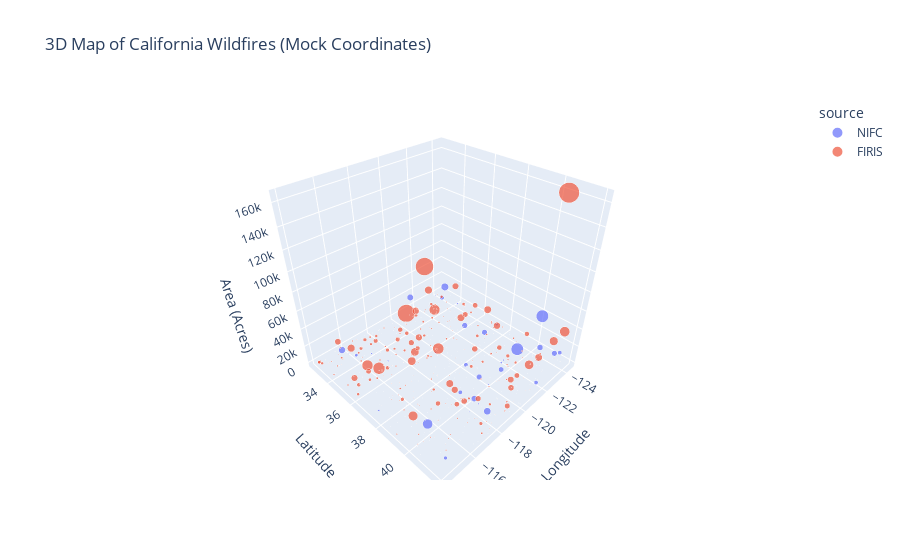

This figure's notebook cell:
### Code cell
## 3D Map using Plotly

fig = px.scatter_3d(
    df,
    x='longitude',
    y='latitude',
    z='area_acres',
    color='source',
    hover_name='incident_name',
    size='area_acres',
    title='3D Map of California Wildfires (Mock Coordinates)',
    labels={'longitude': 'Longitude', 'latitude': 'Latitude', 'area_acres': 'Area (Acres)'}
)
fig.show()

### Figure 1 — Plotly figure (JSON) as saved in the notebook; plotly's stock layout.template omitted (floating-point values rounded to 4 significant figures; data arrays with more than 128 entries replaced by an {"elided": "..."} marker saying what was removed)
{"data": [{"hovertemplate": "<b>%{hovertext}</b><br><br>source=NIFC<br>Longitude=%{x}<br>Latitude=%{y}<br>Area (Acres)=%{marker.size}<extra></extra>", "hovertext": {"elided": "150 str values"}, "legendgroup": "NIFC", "marker": {"color": "#636efa", "size": {"elided": "150 float values"}, "sizemode": "area", "sizeref": 410.7, "symbol": "circle"}, "mode": "markers", "name": "NIFC", "scene": "scene", "showlegend": true, "type": "scatter3d", "x": {"elided": "150 float values"}, "y": {"elided": "150 float values"}, "z": {"elided": "150 float values"}}, {"hovertemplate": "<b>%{hovertext}</b><br><br>source=FIRIS<br>Longitude=%{x}<br>Latitude=%{y}<br>Area (Acres)=%{marker.size}<extra></extra>", "hovertext": {"elided": "573 str values"}, "legendgroup": "FIRIS", "marker": {"color": "#EF553B", "size": {"elided": "573 float values"}, "sizemode": "area", "sizeref": 410.7, "symbol": "circle"}, "mode": "markers", "name": "FIRIS", "scene": "scene", "showlegend": true, "type": "scatter3d", "x": {"elided": "573 float values"}, "y": {"elided": "573 float values"}, "z": {"elided": "573 float values"}}], "layout": {"legend": {"itemsizing": "constant", "title": {"text": "source"}, "tracegroupgap": 0}, "scene": {"domain": {"x": [0, 1], "y": [0, 1]}, "xaxis": {"title": {"text": "Longitude"}}, "yaxis": {"title": {"text": "Latitude"}}, "zaxis": {"title": {"text": "Area (Acres)"}}}, "title": {"text": "3D Map of California Wildfires (Mock Coordinates)"}}}
